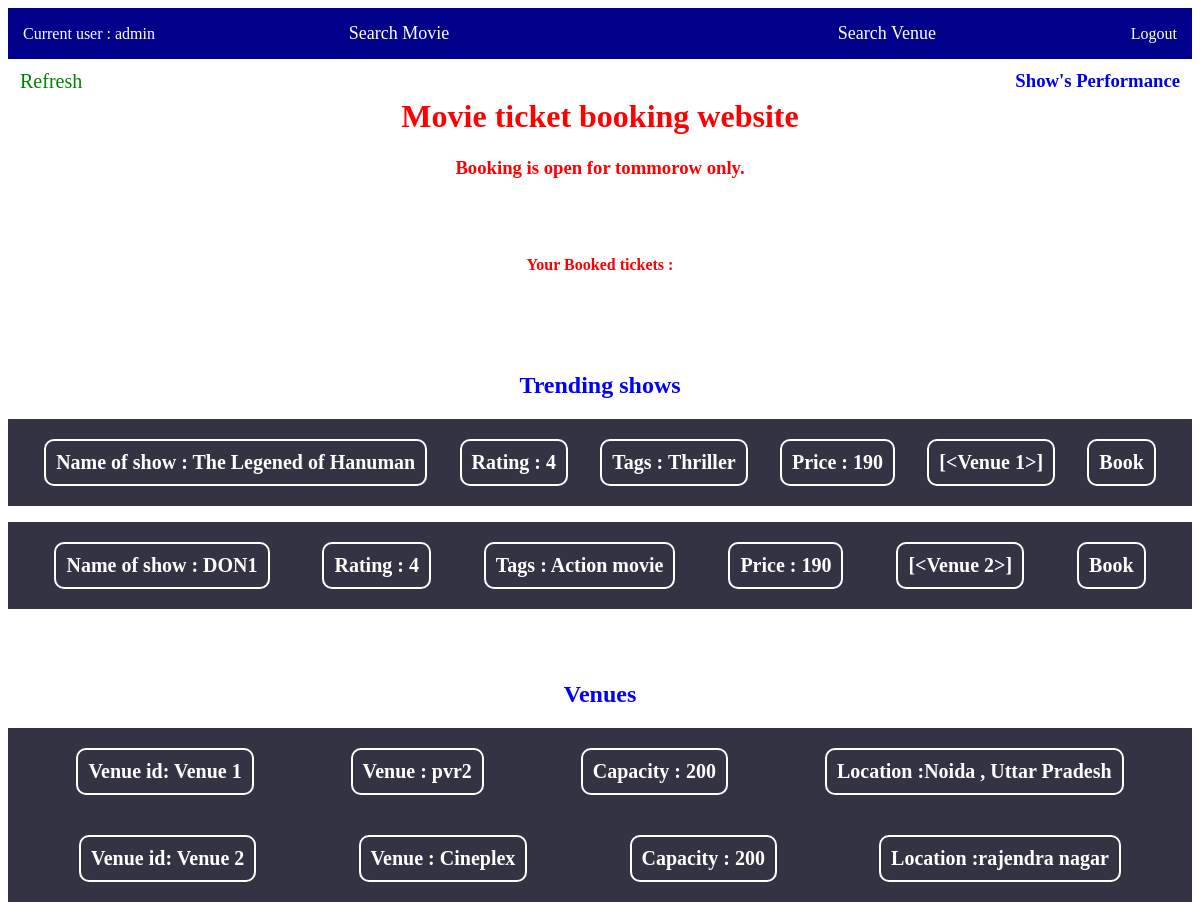
The page /home (signed in) on the database its author committed.
### models.py (models this page shows)
class Show(db.Model):
    show_id=db.Column(db.Integer,primary_key=True)
    show_name=db.Column(db.String,nullable=False)
    Rating=db.Column(db.Integer,nullable=False)
    Tags=db.Column(db.String,nullable=False)
    Price=db.Column(db.Integer,nullable=False)
    shift=db.Column(db.String,nullable=False)
    image_url=db.Column(db.String)
    venue=db.relationship("Venue",secondary="joint",back_populates="show")

class Venue(db.Model):
    venue_id=db.Column(db.Integer,primary_key=True)
    venue_name=db.Column(db.String,nullable=False)
    venue_loc=db.Column(db.String,nullable=False)
    capacity=db.Column(db.Integer,nullable=False)
    show=db.relationship("Show",secondary="joint",back_populates="venue")

### main.py (the view)
@app.route("/home")
def home():
    if 'username' in session:
        sho = Show.query.all()
        ven = Venue.query.all()
        tickets = Booking.query.filter_by(user_name=session["username"])
        return render_template('home.html',show=sho,venue=ven,tickets=tickets,user=session["username"])
    else:
        return redirect(url_for('user_login'))

### templates/home.html (shortened to what this page needs)
<!DOCTYPE html>
<html lang="en">
<head>
</head>
<body>
<div class="top-margin">
    <div class="option-left">Current user : {{user}}</div>
    <a class="option-center"href="/search_movie">Search Movie</a>
    <a class="option-center" href="/search_venue">Search Venue</a>
    <a class="logout" href="/logout">Logout</a>
</div>
<br>
<h1>Movie ticket booking website</h1>
<h3>Booking is open for tommorow only.</h3>
<h3><a class="show-per" href="/performance/forecast/bookings">Show's Performance</a></h3>
<br>
<a class="refresh" href="/home">Refresh</a>
<br>
<div class="booked-tickets">
    <h4>Your Booked tickets : <h4>
        <br>
</div>
<br>
<h2>Trending shows</h2>
{%for show in show%}
<p>
<ul>
    <li>Name of show : {{show.show_name}}</li>
    <li>Rating : {{show.Rating}}</li>
    <li>Tags : {{show.Tags}}</li>
    <li>Price : {{show.Price}}</li>
    <li>{{show.venue}}</li>
    <li><a class="Book" href="/book/{{show.show_name}}/{{show.show_id}}">Book</a></li>
</ul>
</p>
{% endfor %}
<br>
<br>
<h2>Venues</h2>
{% for venue in venue %}
<ul>
    <li>Venue id: Venue {{venue.venue_id}}</li>
    <li>Venue : {{venue.venue_name}}</li>
    <li>Capacity : {{venue.capacity}}</li>
    <li>Location :{{venue.venue_loc}}</li>
</ul>
{% endfor %}
</body>
</html>

### templates/home.html (style rules this page uses)
body { background-image:url("https://images.unsplash.com/photo-1496629062893-b0f566065d44?ixlib=rb-4.0.3&ixid=MnwxMjA3fDB8MHxwaG90by1wYWdlfHx8fGVufDB8fHx8&auto=format&fit=crop&w=870&q=80") }
a { text-decoration:none; }
h1 { text-align:center; font-size=35px; color:red; }
h3 { text-align:center; font-size=30px; color:red; }
h2 { text-align: center; font-size=27px; color:blue; }
.booked-tickets { text-align:center; font-size=35px; color:red; }
a.Book { color:white; }
ul { list-style-type: none; margin: 0; display: flex; justify-content: space-around; align-items: center; background-color: #334; color: white; padding: 20px; }
li { font-size: 20px; font-weight: bold; padding: 10px; border: 2px solid white; border-radius: 10px; }
a.refresh { position: absolute; top: 70px; left: 20px; font-size: 20px; color: green; text-decoration: none; }
.top-margin { display: flex; align-items: center; background-color: #00008B; color: white; padding: 15px; }
.option-center { font-size: 18px; color:white; flex: 8; cursor: pointer; display: flex; justify-content: center; }
a.logout { color:white; }
a.show-per { position:absolute; top:70px; right:20px; }

### rows shown on the page
Show: show_name "The Legened of Hanuman", Rating "4", Tags "Thriller", Price "190", venue "[<Venue 1>]"
Show: show_name "DON1", Rating "4", Tags "Action movie", Price "190", venue "[<Venue 2>]"
Venue: venue_id "1", venue_name "pvr2", capacity "200", venue_loc "Noida , Uttar Pradesh"
Venue: venue_id "2", venue_name "Cineplex", capacity "200", venue_loc "rajendra nagar"

### other values the page prints
{{ user }} "admin"
